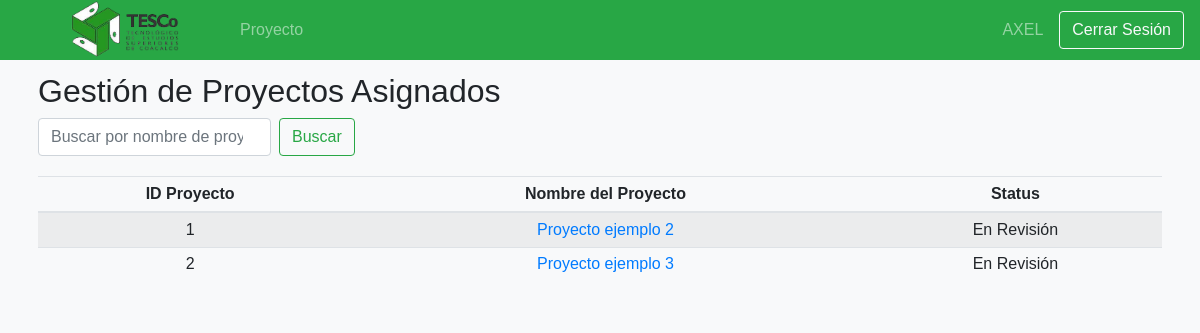
The app's page /views/Asesor/asigmentProyects.php (signed in) with its own data.
### tables this page shows
CREATE TABLE IF NOT EXISTS `proyecto` (
  `ID_Proyecto` int NOT NULL AUTO_INCREMENT,
  `Nombre_Proyecto` varchar(200) NOT NULL,
  `Status` enum('Pendiente','En Revisión','Revisado','Completado') NOT NULL,
  `Integrante_1` int DEFAULT NULL,
  `Integrante_2` int DEFAULT NULL,
  `Integrante_3` int DEFAULT NULL,
  `Asesor` int DEFAULT NULL,
  `Archivo_Docx` varchar(255) DEFAULT NULL,
  PRIMARY KEY (`ID_Proyecto`),
  KEY `fk_proyecto_integrante_1` (`Integrante_1`),
  KEY `fk_proyecto_integrante_2` (`Integrante_2`),
  KEY `fk_proyecto_integrante_3` (`Integrante_3`),
  KEY `fk_proyecto_asesor` (`Asesor`)
);

### Views/Asesor/asigmentProyects.php (the view, shortened to what this page needs)
<?php
include('../../includes/config.php');
$asesor_id = $_SESSION['asesor_id'];
$search_term = isset($_GET['search']) ? '%' . $_GET['search'] . '%' : '%%';
$query = "
    SELECT p.ID_Proyecto, p.Nombre_Proyecto, p.Status
    FROM proyecto p
    WHERE p.Asesor = ? AND p.Nombre_Proyecto LIKE ?
    ORDER BY p.ID_Proyecto ASC";
$stmt = $connection->prepare($query);
$stmt->bind_param('is', $asesor_id, $search_term);
$stmt->execute();
$result = $stmt->get_result();
?>
<!DOCTYPE html>
<html lang="es">
<head>
    <link rel="stylesheet" href="https://stackpath.bootstrapcdn.com/bootstrap/4.3.1/css/bootstrap.min.css">
    <link rel="stylesheet" href="<?php echo CSS_PATH; ?>dashboard.css">
</head>
<body>
    <?php require('../../includes/navbarAsesor.php'); ?>
    <div class="container-fluid">
        <div class="row">
            <main role="main" class="container bg-light p-2 mx-auto my-1">
                <h2>Gestión de Proyectos Asignados</h2>
                <form method="GET" class="form-inline mb-3">
                    <input class="form-control mr-sm-2" type="search" name="search"
                        placeholder="Buscar por nombre de proyecto" aria-label="Buscar"
                        value="<?php echo isset($_GET['search']) ? htmlspecialchars($_GET['search']) : ''; ?>">
                    <button class="btn btn-outline-success my-2 my-sm-0" type="submit">Buscar</button>
                </form>
                <div class="table-responsive">
                    <table class="table table-striped table-sm">
                        <thead>
                            <tr class="text-center">
                                <th>ID Proyecto</th>
                                <th>Nombre del Proyecto</th>
                                <th>Status</th>
                            </tr>
                        </thead>
                        <tbody class="text-center">
                            <?php
                            if ($result && $result->num_rows > 0) {
                                while ($row = $result->fetch_assoc()) {
                                    echo "<tr>";
                                    echo "<td>" . htmlspecialchars($row['ID_Proyecto']) . "</td>";
                                    echo "<td><a href='historyRevitions.php?id_proyecto=" . htmlspecialchars($row['ID_Proyecto']) . "'>" . htmlspecialchars($row['Nombre_Proyecto']) . "</a></td>";
                                    echo "<td>" . htmlspecialchars($row['Status']) . "</td>";
                                    echo "</tr>";
                                }
                            } else {
                                echo "<tr><td colspan='3'>No hay proyectos asignados.</td></tr>";
                            }
                            ?>
                        </tbody>
                    </table>
                </div>
            </main>
        </div>
    </div>
</body>
</html>

### Assets/CSS/dashboard.css (style rules this page uses)
body { font-family: Arial, sans-serif; background-color: #f8f9fa; }
.table-responsive { margin-top: 20px; }
.table-striped tbody tr:nth-of-type(odd) { background-color: rgba(0, 0, 0, 0.05); }

### records on screen
proyecto: ID_Proyecto "1", Nombre_Proyecto "Proyecto ejemplo 2", Status "En Revisión"
proyecto: ID_Proyecto "2", Nombre_Proyecto "Proyecto ejemplo 3", Status "En Revisión"

### other values on screen
$_SESSION['username'] "AXEL"
